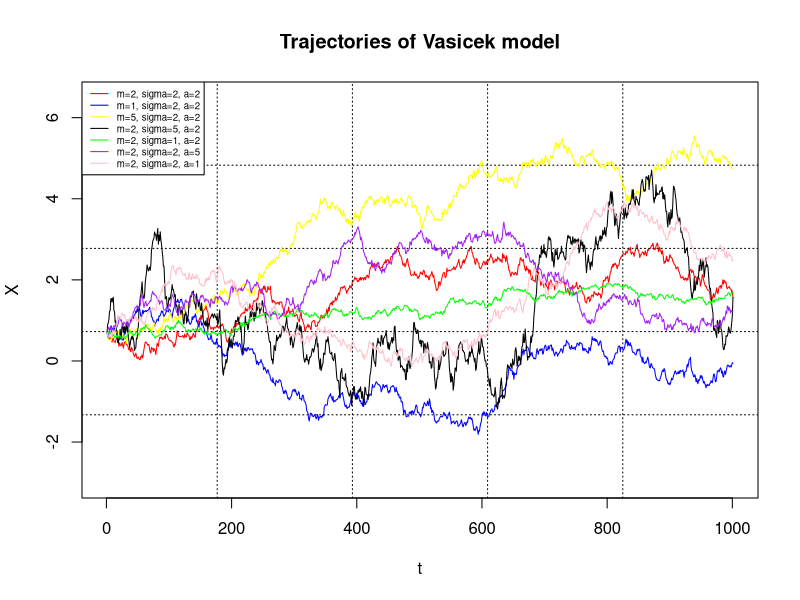

Here is the R script that generated this plot:
## ---- chunk 1
library(ggplot2)

set.seed(444)

N <- 1000
T <- 1
x <- 0.7
dt <- 1 / N

Vasicek_function <- function(m, sigma, a){
  dX <- numeric ( N +1)
  dX[1] <- x
  Z <- rnorm ( N, 0, 1 )
  for ( i in 1: N ){
    dX [i +1] <- dX [ i ] + a*(m -  dX [ i ]) * dt + sigma * sqrt ( dt ) * Z [ i ]
  dX <- ts (dX , start =0 , deltat =1 / N )
  }
  return(dX)
}

V<-matrix(0,7,N+1)
m<-c(2,1,5,2,2,2,2)
sigma<-c(2,2,2,5,1,2,2)
a<-c(2,2,2,2,2,5,1)

for (i in 1:nrow(V)){
  V[i,]<-Vasicek_function(m[i],sigma[i],a[i])
}

color<-c("red","blue","yellow","black","green","purple","pink")

plot(V[1,], main= "Trajectories of Vasicek model",
     col="red", ylim=c(-3,6.5), xlab="t", ylab="X",type = "l")
grid(5,5,col="black")

for (i in 2:nrow(V)){
lines(V[i,], col= color[i])
}

legend("topleft",
       c("m=2, sigma=2, a=2","m=1, sigma=2, a=2","m=5, sigma=2, a=2",
         "m=2, sigma=5, a=2","m=2, sigma=1, a=2","m=2, sigma=2, a=5","m=2, sigma=2, a=1"),
       col=c("red","blue","yellow","black",
               "green","purple","pink"),
       lty=c(1,1),
       cex=0.58)

